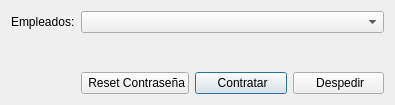
<?xml version="1.0" encoding="UTF-8"?>
<ui version="4.0">
 <class>AddRemoveEmployeeDialog</class>
 <widget class="QDialog" name="AddRemoveEmployeeDialog">
  <property name="geometry">
   <rect>
    <x>0</x>
    <y>0</y>
    <width>395</width>
    <height>105</height>
   </rect>
  </property>
  <property name="windowTitle">
   <string>Empleados</string>
  </property>
  <property name="windowIcon">
   <iconset resource="../images/Resource_ha.qrc">
    <normaloff>:/F1/fromHelyx/mainicon.svg</normaloff>:/F1/fromHelyx/mainicon.svg</iconset>
  </property>
  <layout class="QGridLayout" name="gridLayout">
   <item row="0" column="1">
    <widget class="QComboBox" name="employee_comboBox"/>
   </item>
   <item row="0" column="0">
    <widget class="QLabel" name="label">
     <property name="sizePolicy">
      <sizepolicy hsizetype="Fixed" vsizetype="Preferred">
       <horstretch>0</horstretch>
       <verstretch>0</verstretch>
      </sizepolicy>
     </property>
     <property name="text">
      <string>Empleados:</string>
     </property>
    </widget>
   </item>
   <item row="1" column="1">
    <spacer name="verticalSpacer">
     <property name="orientation">
      <enum>Qt::Vertical</enum>
     </property>
     <property name="sizeHint" stdset="0">
      <size>
       <width>20</width>
       <height>40</height>
      </size>
     </property>
    </spacer>
   </item>
   <item row="2" column="1">
    <layout class="QGridLayout" name="gridLayout_2">
     <item row="0" column="1">
      <widget class="QPushButton" name="add_pushButton">
       <property name="text">
        <string> Contratar</string>
       </property>
       <property name="icon">
        <iconset resource="../images/Resource_ha.qrc">
         <normaloff>:/F1/fromHelyx/employee.png</normaloff>:/F1/fromHelyx/employee.png</iconset>
       </property>
      </widget>
     </item>
     <item row="0" column="2">
      <widget class="QPushButton" name="remove_pushButton">
       <property name="text">
        <string> Despedir</string>
       </property>
       <property name="icon">
        <iconset resource="../images/Resource_ha.qrc">
         <normaloff>:/F1/fromHelyx/exit16.png</normaloff>:/F1/fromHelyx/exit16.png</iconset>
       </property>
      </widget>
     </item>
     <item row="0" column="0">
      <widget class="QPushButton" name="resetPasswordPushButton">
       <property name="text">
        <string> Reset Contraseña</string>
       </property>
       <property name="icon">
        <iconset resource="../images/Resource_ha.qrc">
         <normaloff>:/F1/fromHelyx/key16.png</normaloff>:/F1/fromHelyx/key16.png</iconset>
       </property>
      </widget>
     </item>
    </layout>
   </item>
  </layout>
 </widget>
 <resources>
  <include location="../images/Resource_ha.qrc"/>
 </resources>
 <connections>
  <connection>
   <sender>remove_pushButton</sender>
   <signal>released()</signal>
   <receiver>AddRemoveEmployeeDialog</receiver>
   <slot>removeEmployee()</slot>
   <hints>
    <hint type="sourcelabel">
     <x>384</x>
     <y>94</y>
    </hint>
    <hint type="destinationlabel">
     <x>159</x>
     <y>40</y>
    </hint>
   </hints>
  </connection>
  <connection>
   <sender>add_pushButton</sender>
   <signal>released()</signal>
   <receiver>AddRemoveEmployeeDialog</receiver>
   <slot>addEmployee()</slot>
   <hints>
    <hint type="sourcelabel">
     <x>286</x>
     <y>94</y>
    </hint>
    <hint type="destinationlabel">
     <x>159</x>
     <y>40</y>
    </hint>
   </hints>
  </connection>
  <connection>
   <sender>resetPasswordPushButton</sender>
   <signal>released()</signal>
   <receiver>AddRemoveEmployeeDialog</receiver>
   <slot>resetEmployeePassword()</slot>
   <hints>
    <hint type="sourcelabel">
     <x>129</x>
     <y>82</y>
    </hint>
    <hint type="destinationlabel">
     <x>197</x>
     <y>52</y>
    </hint>
   </hints>
  </connection>
 </connections>
 <slots>
  <slot>addEmployee()</slot>
  <slot>removeEmployee()</slot>
  <slot>resetEmployeePassword()</slot>
 </slots>
</ui>
